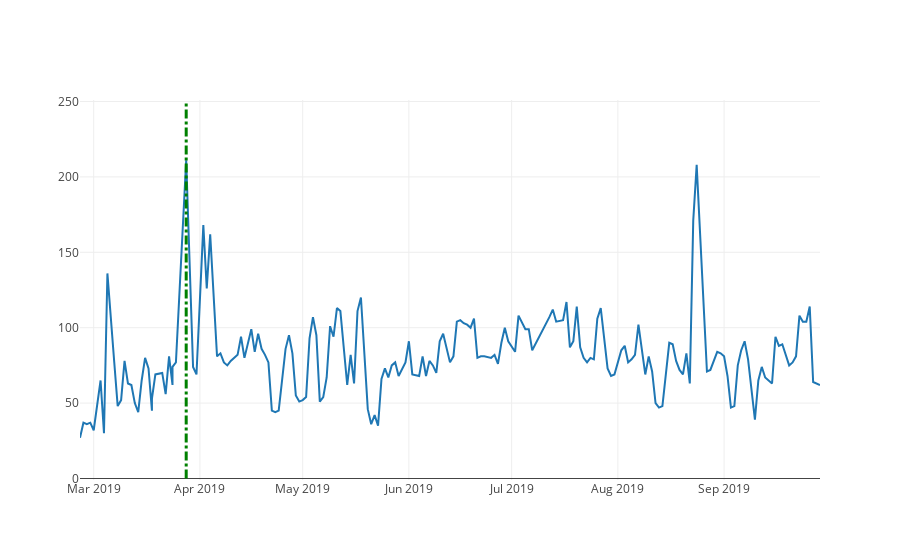

The notebook cell saved with this chart:
### Code cell
random_x = nats_season['date']
random_y = nats_season['median_ticket_price']

trace = go.Scatter(
    x = random_x,
    y = random_y
)
layout = {
    'shapes': [
        # Line Vertical
        {
            'type': 'line',
            'x0': '2019-03-28',
            'x1':'2019-03-28',
            'y0': 0,
            'y1':250,
            'line': {
                'color': 'green',
                'width': 3,
                'dash':'dashdot'
            },
        },
       
    ]
}

data = [trace]
fig = {
    'data': data,
    'layout': layout,
}
py.offline.iplot(fig)

### Figure 1 — Plotly figure (JSON) as saved in the notebook; plotly's stock layout.template omitted (floating-point values rounded to 4 significant figures; data arrays with more than 128 entries replaced by an {"elided": "..."} marker saying what was removed)
{"data": [{"type": "scatter", "uid": "29f812b3-330e-44a7-926b-c9710175701a", "x": {"elided": "191 str values"}, "y": {"elided": "191 int values"}}], "layout": {"shapes": [{"line": {"color": "green", "dash": "dashdot", "width": 3}, "type": "line", "x0": "2019-03-28", "x1": "2019-03-28", "y0": 0, "y1": 250}]}}
